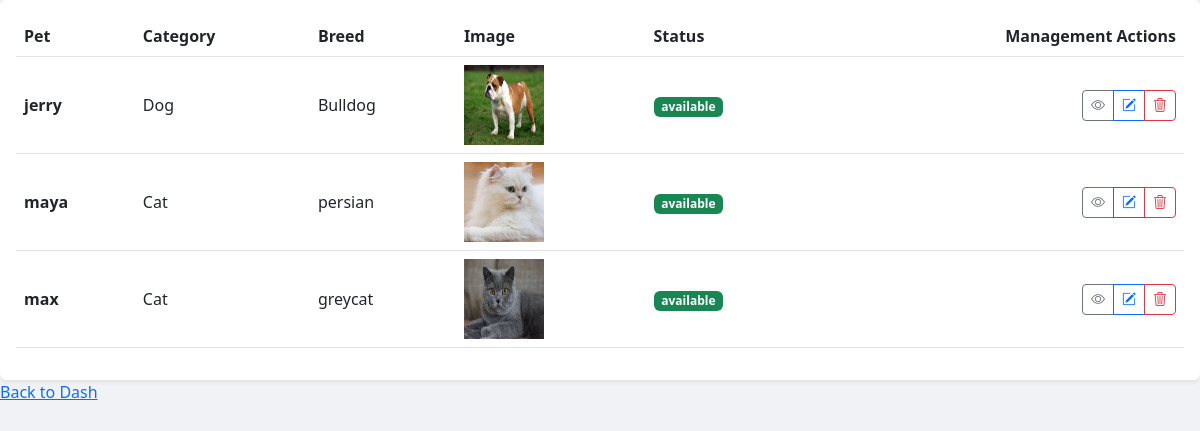
Before: /pets/allpetsadmin (signed in) with the older database file.
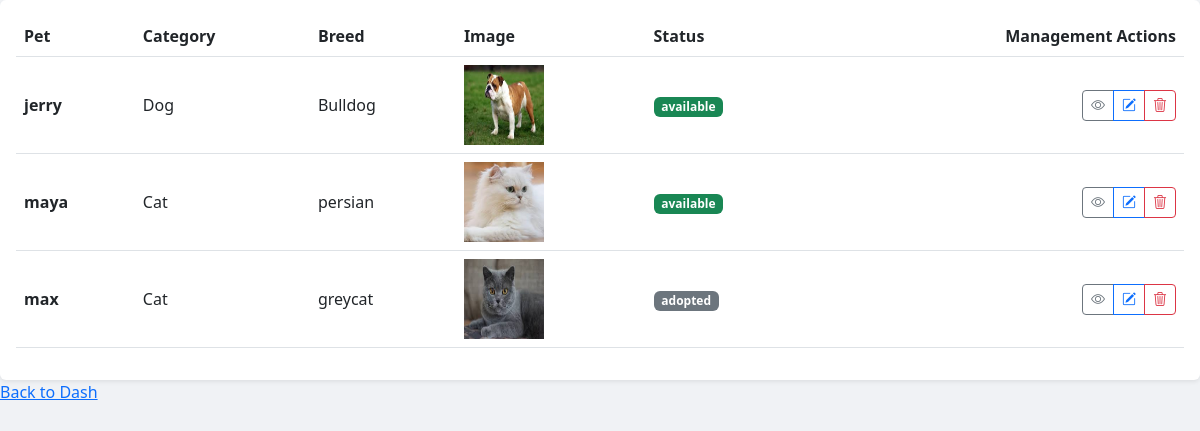
After: the same page with the newer database file.
### petoperation/models.py (models this page shows, shortened)
class Pet(models.Model):
    pet_name=models.CharField(max_length=30)
    pet_img=models.ImageField(upload_to='don_petimg')
    pet_cat=models.ForeignKey(Category,on_delete=models.CASCADE)
    pet_breed=models.ForeignKey(Breed,on_delete=models.CASCADE)
    pet_age=models.IntegerField()
    price=models.FloatField(blank=True,null=True)
    pet_location=models.CharField(max_length=50)
    pet_vaccinated=models.BooleanField(default=False)
    pet_desc=models.TextField()
    pet_reason=models.CharField(max_length=100)
    posted_date=models.DateTimeField(auto_now_add=True)
    status=models.CharField(max_length=50,choices=(('available','Available'),('adopted','Adopted')),
                            default='available')
    user=models.ForeignKey(CustomUser,on_delete=models.CASCADE)

class Category(models.Model):
    name=models.CharField(max_length=50)
    image=models.ImageField(upload_to='petcategory')

class Breed(models.Model):
    cat=models.ForeignKey(Category,on_delete=models.CASCADE)
    breed_name=models.CharField(max_length=30)

### petoperation/views.py (the view)
# urls.py: path('allpetsadmin',allpets_admin,name='allpets_admin'),
@login_required(login_url='/accounts/login')
def allpets_admin(request):
   if not request.user.is_superuser:
    return redirect("Error")
   all_pets=Pet.objects.all()
   return render(request,'adminallpet.html',{'all_pets':all_pets})

### Templates/adminallpet.html (shortened to what this page needs)
{% load static %}
<!DOCTYPE html>
<html lang="en">
<head>
    <link href="https://cdn.jsdelivr.net/npm/bootstrap@5.3.0/dist/css/bootstrap.min.css" rel="stylesheet">
    <link rel="stylesheet" href="https://cdn.jsdelivr.net/npm/bootstrap-icons@1.11.0/font/bootstrap-icons.css">
    <link rel="stylesheet" href="{% static 'css/admindash.css' %}">
</head>
<body>
<div class="card border-0 shadow-sm">
    <div class="card-body">
        <div class="table-responsive">
            <table class="table table-hover align-middle">
                <thead>
                    <tr>
                        <th>Pet</th>
                        <th>Category</th>
                        <th>Breed</th>
                        <th>Image</th>
                        <th>Status</th>
                        <th class="text-end">Management Actions</th>
                    </tr>
                </thead>
                <tbody>
                    {% for pet in all_pets %}
                    <tr>
                        <td><strong>{{ pet.pet_name }}</strong></td>
                        <td>{{ pet.pet_cat.name }} </td>
                        <td>{{ pet.pet_breed.breed_name }}</td>
                        <td><img src={{pet.pet_img.url}} width="80px"height="80px"></td>
                        <td>
                            <span class="badge {% if pet.status == 'available' %}bg-success{% else %}bg-secondary{% endif %}">
                                {{ pet.status }}
                            </span>
                        </td>
                        <td class="text-end">
                            <div class="btn-group">
                                <a href="{% url 'petoperation:view_allpet' pet.id %}" class="btn btn-sm btn-outline-secondary">
                                    <i class="bi bi-eye"></i>
                                </a>
                                <a href="{% url 'petoperation:updatepetadmin' pet.id %}" class="btn btn-sm btn-outline-primary">
                                    <i class="bi bi-pencil-square"></i>
                                </a>
                                <a href="{% url 'petoperation:delete_pet_admin' pet.id %}"
                                   class="btn btn-sm btn-outline-danger"
                                   onclick="return confirm('Are you sure you want to remove {{ pet.pet_name }}?')">
                                    <i class="bi bi-trash3"></i>
                                </a>
                            </div>
                        </td>
                    </tr>
                    {% endfor %}
                </tbody>
            </table>
        </div>
    </div>
</div>
  <a href="{% url 'admindashboard' %}">Back to Dash</a>
</body>
</html>

Changed rows visible on the page:
changed Pet "max": status "available" → "adopted"
